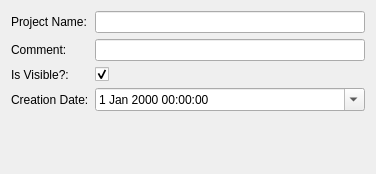
<?xml version="1.0" encoding="UTF-8"?>
<ui version="4.0">
 <class>KEditProjectDialog</class>
 <widget class="QWidget" name="KEditProjectDialog">
  <property name="geometry">
   <rect>
    <x>0</x>
    <y>0</y>
    <width>376</width>
    <height>174</height>
   </rect>
  </property>
  <property name="windowTitle">
   <string>Project-Don' Panik</string>
  </property>
  <layout class="QVBoxLayout" name="verticalLayout">
   <item>
    <layout class="QFormLayout" name="formLayout">
     <item row="0" column="0">
      <widget class="QLabel" name="label">
       <property name="text">
        <string>Project Name:</string>
       </property>
      </widget>
     </item>
     <item row="0" column="1">
      <widget class="QLineEdit" name="project_name"/>
     </item>
     <item row="1" column="0">
      <widget class="QLabel" name="label_3">
       <property name="text">
        <string>Comment:</string>
       </property>
      </widget>
     </item>
     <item row="1" column="1">
      <widget class="QLineEdit" name="comment"/>
     </item>
     <item row="2" column="0">
      <widget class="QLabel" name="label_4">
       <property name="text">
        <string>Is Visible?:</string>
       </property>
       <property name="buddy">
        <cstring>visible</cstring>
       </property>
      </widget>
     </item>
     <item row="2" column="1">
      <widget class="QCheckBox" name="visible">
       <property name="text">
        <string/>
       </property>
       <property name="checked">
        <bool>true</bool>
       </property>
      </widget>
     </item>
     <item row="3" column="0">
      <widget class="QLabel" name="label_2">
       <property name="text">
        <string>Creation Date:</string>
       </property>
      </widget>
     </item>
     <item row="3" column="1">
      <widget class="QDateTimeEdit" name="creation_date">
       <property name="sizePolicy">
        <sizepolicy hsizetype="Expanding" vsizetype="Fixed">
         <horstretch>0</horstretch>
         <verstretch>0</verstretch>
        </sizepolicy>
       </property>
       <property name="calendarPopup">
        <bool>true</bool>
       </property>
      </widget>
     </item>
    </layout>
   </item>
   <item>
    <spacer name="verticalSpacer">
     <property name="orientation">
      <enum>Qt::Vertical</enum>
     </property>
     <property name="sizeHint" stdset="0">
      <size>
       <width>20</width>
       <height>2</height>
      </size>
     </property>
    </spacer>
   </item>
  </layout>
 </widget>
 <tabstops>
  <tabstop>project_name</tabstop>
  <tabstop>comment</tabstop>
  <tabstop>visible</tabstop>
  <tabstop>creation_date</tabstop>
  <tabstop>buttonBox</tabstop>
 </tabstops>
 <resources/>
 <connections>
  <connection>
   <sender>buttonBox</sender>
   <signal>accepted()</signal>
   <receiver>KEditProjectDialog</receiver>
   <slot>accept()</slot>
   <hints>
    <hint type="sourcelabel">
     <x>248</x>
     <y>254</y>
    </hint>
    <hint type="destinationlabel">
     <x>157</x>
     <y>274</y>
    </hint>
   </hints>
  </connection>
  <connection>
   <sender>buttonBox</sender>
   <signal>rejected()</signal>
   <receiver>KEditProjectDialog</receiver>
   <slot>reject()</slot>
   <hints>
    <hint type="sourcelabel">
     <x>316</x>
     <y>260</y>
    </hint>
    <hint type="destinationlabel">
     <x>286</x>
     <y>274</y>
    </hint>
   </hints>
  </connection>
 </connections>
</ui>
